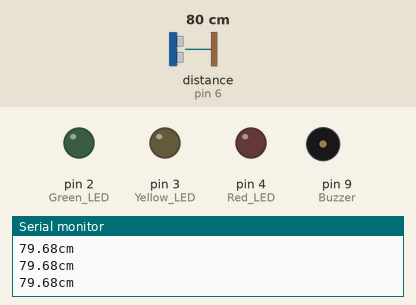
Recording of a sketch running on a simulated Arduino Uno, built with avr-gcc and run on an emulated ATmega328P. Parts: output pins drawn as LEDs (lit = HIGH), buzzer (waves = sounding), the last lines printed to the serial monitor. Wiring (inferred from the names in the program): ultrasonic range finder: trigger pin 5; echo pin 6. Inputs (shaded band) come from the test bench; at power-on: distance to the obstacle (sensor on pin 6) 80 cm. The echo pulse lasts 58.3 µs per cm; pins used as bus, display or sensor lines are not drawn.

Above: at 1.3 s.
1.4 s: distance to the obstacle (sensor on pin 6) set to 2 cm
At 2.36 s:
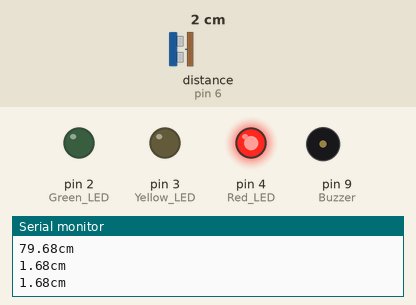
4.4 s: distance to the obstacle (sensor on pin 6) set to 9 cm
7.4 s: distance to the obstacle (sensor on pin 6) set to 12 cm
At 8.38 s:
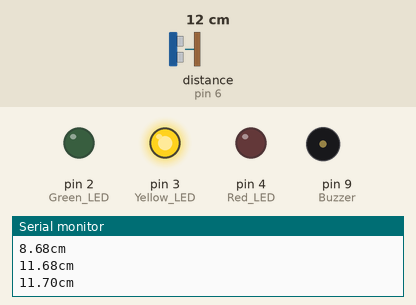
10.4 s: distance to the obstacle (sensor on pin 6) set to 19 cm
13.4 s: distance to the obstacle (sensor on pin 6) set to 22 cm
At 14.4 s:
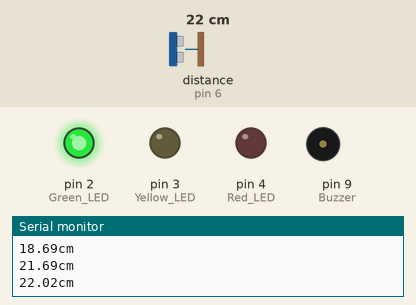
16.4 s: distance to the obstacle (sensor on pin 6) set to 4 cm
At 17.16 s:
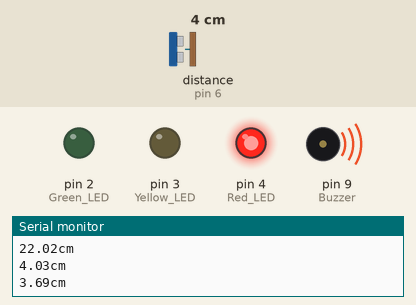
Timing chart, 0 to 20.4 s (numbered marks = the images above; inputs shaded):
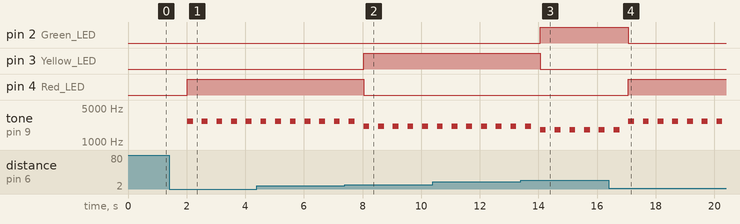

Measured:
- the behaviour switches between 10 and 11 cm on distance to the obstacle (sensor on pin 6) (found by bisection; images 1 and 2)
- the behaviour switches between 20 and 21 cm on distance to the obstacle (sensor on pin 6) (found by bisection; images 2 and 3)
- after the input at 1.4 s, pin 4 (Red_LED): LOW → HIGH after 0.62 s; tone on pin 9 (Buzzer): alternates 2700 Hz for 0.20 s and silent for 0.30 s, starting after 0.62 s
- after the input at 7.4 s, pin 3 (Yellow_LED): LOW → HIGH after 0.63 s; pin 4 (Red_LED): HIGH → LOW after 0.63 s
- after the input at 13.4 s, pin 2 (Green_LED): LOW → HIGH after 0.66 s; pin 3 (Yellow_LED): HIGH → LOW after 0.66 s
- after the input at 16.4 s, pin 2 (Green_LED): HIGH → LOW after 0.67 s; pin 4 (Red_LED): LOW → HIGH after 0.67 s

The sketch:

CodigoProyectoArquitectura_2.ino
```cpp
                                                                                // <----------------------> //
                                                                                // <-------- PINES -------> //
                                                                                // <----------------------> //
// Pines a utilizar.
# define Green_LED 2
# define Yellow_LED 3
# define Red_LED 4
# define Trigger 5 // Para sensor ultrasonido.
# define Echo 6 // Para sensor ultrasonido.
# define Buzzer 9

                                                                              // <----------------------------> //
                                                                              // <------- CONSTANTES ---------> //
                                                                              // <----------------------------> //
// Declaración de constantes.
const float sonido = 34300.0; // Velocidad del sonido en cm/s.

// Distancias correspondientes en "cm".
const float umbral1 = 30.0;
const float umbral2 = 20.0;
const float umbral3 = 10.0;

// Función "setup".
void setup() {
  // Se inicia el monitor en serie.
  Serial.begin(9600); // "Serial.begin(9600) es una instrucción que le indica al Arduino que se comunique con la computadora, con una velocidad serial de 9,600 bits por segundos (baudios)".

  // Modo "entrada/salida" de los pines.
  pinMode(Green_LED, OUTPUT);
  pinMode(Yellow_LED, OUTPUT);
  pinMode(Red_LED, OUTPUT);
  pinMode(Echo, INPUT); // Este pin se declara en "Input" debido a que es el único componente que recibirá información.
  pinMode(Trigger, OUTPUT);
  pinMode(Buzzer, OUTPUT);

  // Se llama a la función "apagarLEDs", que como su nombre lo indica, cumple con la tarea de apagar los LEDs.
  // Se apagarán los LEDs para que se puedan encontrar en un "Estado Inicial".
  apagarLEDs();
}

// Función "loop". Dentro de esta función se encuentran más funciones.
void loop() {
  // Se llama a la función "iniciarTrigger" que inicializa el "Sensor Ultrasonido".
  iniciarTrigger();

  // El valor de la función "calcularDistancia()" se le asigna a una variable de nombre "distancia".
  float distancia = calcularDistancia();

  // Se llama a la función "apagarLEDs", que como su nombre lo indica, cumple con la tarea de apagar los LEDs.
  apagarLEDs();

  // Condición que solo funcionará sí y sólo sí la distancia es menor al valor de la constante "umbral1".
  if(distancia < umbral1){
    // Se llama a la función "alertas".
    alertas(distancia);
  }
}

                                                                            // <------------------------------------> //
                                                                            // <------- FUNCIONES Y MÉTODOS --------> //
                                                                            // <------------------------------------> //
// Método #1: Apagar LEDs. //
void apagarLEDs(){
  // Se apagan todos los LEDs, y para ello se ponen en estado "bajo".
  digitalWrite(Green_LED, LOW);
  digitalWrite(Yellow_LED, LOW);
  digitalWrite(Red_LED, LOW);
}

// Método #2: Alertas. //
void alertas(float distancia){
  // Condición que permitirá encender el LED verde sí y sólo sí la distancia es menor al valor de la constante "umbral1" y mayor e igual al valor de la constante "umbral2".
  if (distancia < umbral1 && distancia >= umbral2){
    // Se enciende el LED verde.
    digitalWrite(Green_LED, HIGH); // El LED Verde se pone en "estado alto".
    tone(Buzzer, 1800, 200); // La función "tone" permite que se genére un sonido, en este caso, el Buzzer hará un sonido con una frecuencia de "2000 Hz", con una duración de "200 ms".
  }

  // Condición que permitirá encender el LED amarillo sí y sólo sí la distancia es menor al valor de la constante "umbral2" y mayor al valor de la constante "umbral3".
  else if (distancia < umbral2 && distancia > umbral3){
    // Se enciende el LED amarillo.
    digitalWrite(Yellow_LED, HIGH); // El LED Amarillo se pone en "estado alto".
    tone(Buzzer, 2100, 200); // La función "tone" permite que se genére un sonido, en este caso, el Buzzer hará un sonido con una frecuencia de "2500 Hz", con una duración de "200 ms".
  }

  // Condición que permitirá encender el LED rojo sí y sólo sí la distancia es mayor o igual al valor de la constante "umbral3".
  else if (distancia <= umbral3){
    // Se enciende el LED rojo.
    digitalWrite(Red_LED, HIGH); // El LED Rojo se pone en "estado alto".
    tone(Buzzer, 2700, 200); // La función "tone" permite que se genére un sonido, en este caso, el Buzzer hará un sonido con una frecuencia de "3000 Hz", con una duración de "200 ms".
  }
}

// Función #1: Cálculo de Distancia. //
/*
   Esta función retorna un valor de tipo "float" con el resultado de la distancia que se calculó.
 */
float calcularDistancia(){
  // La función "pulseIn" permite obtener el tiempo que tarda en cambiar entre estados, en este caso, a "HIGH".
  // Una vez que el estado "bajo" pasa a "alto", se termina de contar y te da el tiempo transcurrido en "microsegundos".
  unsigned long tiempo = pulseIn(Echo, HIGH); // El tiempo que te da la función "pulseIn" se almacena en la variable "tiempo".

  // Se obtiene la distancia en "cm", por lo que hay que convertir el tiempo a "segundos", ya que el tiempo obtenido anteriormente se dió en "microsegundos".
  // Para eso, el tiempo se multiplica por "0.000001".
  float distancia = tiempo * 0.000001 * sonido / 2.0; // Para calcular la distancia, se debe concertir el tiempo de "ms" a "s" y eso multiplicarlo por la velocidad del sonido que se dividirá entre 2.
                                                      // Se divide entre 2 por que la onda ultrasónica viaja hacia el objeto y después de regreso, lo que quiere decir que hace el recorrido 2 veces.
  // Se imprimen los valores de la distancia en "cm"
  Serial.print(distancia);
  Serial.print("cm");
  Serial.println(); // Salto de línea.
  delay(500); // Se hace una pausa de 500 ms.

  return distancia; // Retorno de valor.
}

// Método #3: Inicializar el Trigger".
void iniciarTrigger(){
  digitalWrite(Trigger, LOW); // Se inicializa el Trigger en estado "bajo".
  delayMicroseconds(2); // Tiempo de espera de 2 ms.

  // Después, el Trigger se pondrá en estado "alto", con un tiempo de espera de 10 ms.
  digitalWrite(Trigger, HIGH);
  delayMicroseconds(10);

  // Por último, el Trigger se pondrá en estado "bajo" de nuevo.
  digitalWrite(Trigger, LOW);
}
```
